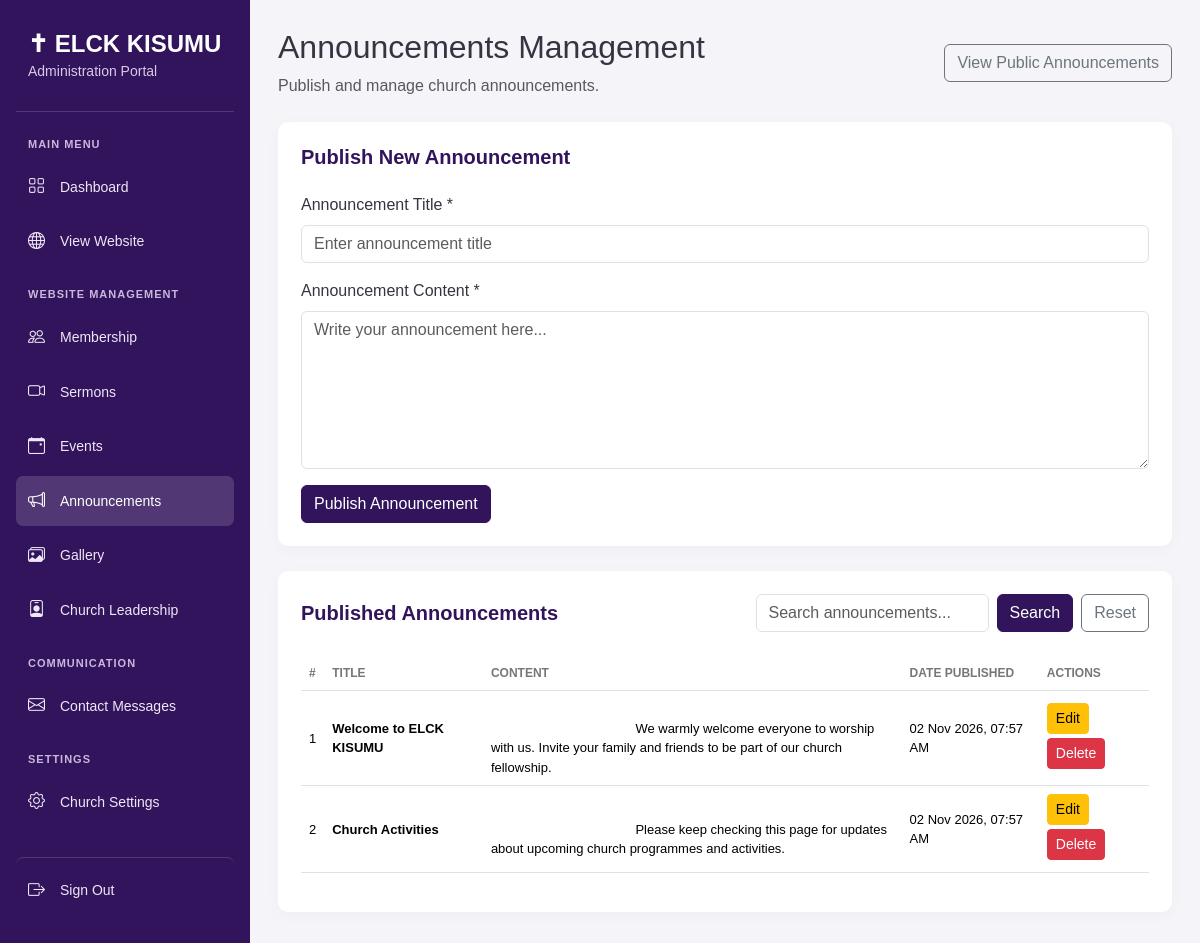
The page /admin/announcements.php (signed in) on the database its author committed.
### tables this page shows
CREATE TABLE `announcements` (
  `id` int(11) NOT NULL,
  `title` varchar(200) NOT NULL,
  `content` text NOT NULL,
  `created_at` timestamp NOT NULL DEFAULT current_timestamp()
);

### admin/announcements.php (the view, shortened to what this page needs)
<?php
require_once 'auth.php';
function e($value) {
    return htmlspecialchars((string)$value, ENT_QUOTES, 'UTF-8');
}
$editAnnouncement = null;
$search = trim($_GET['search'] ?? '');
if ($search !== '') {
    $stmt = $pdo->prepare("
        SELECT * FROM announcements
        WHERE title LIKE ? OR content LIKE ?
        ORDER BY created_at DESC
    ");
    $term = "%$search%";
    $stmt->execute([$term, $term]);
} else {
    $stmt = $pdo->query("
        SELECT * FROM announcements
        ORDER BY created_at DESC
    ");
}
$announcements = $stmt->fetchAll();
?>
<!DOCTYPE html>
<html lang="en">
<head>
    <link href="https://cdn.jsdelivr.net/npm/bootstrap@5.3.3/dist/css/bootstrap.min.css"
          rel="stylesheet">
    <link rel="stylesheet"
          href="https://cdn.jsdelivr.net/npm/bootstrap-icons@1.11.3/font/bootstrap-icons.min.css">
</head>
<body>
<aside class="sidebar">
    <div class="sidebar-brand">
        <h4>✝ ELCK KISUMU</h4>
        <small>Administration Portal</small>
    </div>
    <div class="sidebar-label">MAIN MENU</div>
    <a href="index.php">
        <i class="bi bi-grid"></i> Dashboard
    </a>
    <a href="../index.php" target="_blank">
        <i class="bi bi-globe"></i> View Website
    </a>
    <div class="sidebar-label">WEBSITE MANAGEMENT</div>
    <a href="members.php">
        <i class="bi bi-people"></i> Membership
    </a>
    <a href="sermons.php">
        <i class="bi bi-camera-video"></i> Sermons
    </a>
    <a href="events.php">
        <i class="bi bi-calendar-event"></i> Events
    </a>
    <a href="announcements.php" class="active">
        <i class="bi bi-megaphone"></i> Announcements
    </a>
    <a href="gallery.php">
        <i class="bi bi-images"></i> Gallery
    </a>
    <a href="leadership.php">
        <i class="bi bi-person-badge"></i> Church Leadership
    </a>
    <div class="sidebar-label">COMMUNICATION</div>
    <a href="messages.php">
        <i class="bi bi-envelope"></i> Contact Messages
    </a>
    <div class="sidebar-label">SETTINGS</div>
    <a href="settings.php">
        <i class="bi bi-gear"></i> Church Settings
    </a>
    <a href="logout.php" class="logout-link">
        <i class="bi bi-box-arrow-right"></i> Sign Out
    </a>
</aside>
<main class="main-content">
        <div class="d-flex flex-wrap justify-content-between
                    align-items-center mb-4 gap-3">
            <div>
                <h2>Announcements Management</h2>
                <p class="text-muted mb-0">
                    Publish and manage church announcements.
                </p>
            </div>
            <a href="../events.php" target="_blank"
               class="btn btn-outline-secondary">
                View Public Announcements
            </a>
        </div>
        <div class="panel">
            <h5 class="mb-4">
                <?= $editAnnouncement
                    ? 'Edit Announcement'
                    : 'Publish New Announcement' ?>
            </h5>
            <form method="POST">
                <div class="mb-3">
                    <label class="form-label">Announcement Title *</label>
                    <input type="text"
                           name="title"
                           class="form-control"
                           maxlength="200"
                           required
                           value="<?= e($editAnnouncement['title'] ?? '') ?>"
                           placeholder="Enter announcement title">
                </div>
                <div class="mb-3">
                    <label class="form-label">Announcement Content *</label>
                    <textarea name="content"
                              class="form-control"
                              rows="6"
                              required
                              placeholder="Write your announcement here..."><?= e($editAnnouncement['content'] ?? '') ?></textarea>
                </div>
                <button type="submit" class="btn btn-purple">
                    <?= $editAnnouncement
                        ? 'Update Announcement'
                        : 'Publish Announcement' ?>
                </button>
            </form>
        </div>
        <div class="panel">
            <div class="d-flex flex-wrap justify-content-between
                        align-items-center gap-3 mb-4">
                <h5 class="mb-0">Published Announcements</h5>
                <form method="GET" class="d-flex gap-2">
                    <input type="text"
                           name="search"
                           class="form-control"
                           placeholder="Search announcements..."
                           value="<?= e($search) ?>">
                    <button class="btn btn-purple">Search</button>
                    <a href="announcements.php"
                       class="btn btn-outline-secondary">
                        Reset
                    </a>
                </form>
            </div>
            <div class="table-responsive">
                <table class="table table-hover align-middle">
                    <thead>
                        <tr>
                            <th>#</th>
                            <th>Title</th>
                            <th>Content</th>
                            <th>Date Published</th>
                            <th>Actions</th>
                        </tr>
                    </thead>
                    <tbody>
                    <?php if ($announcements): ?>
                        <?php foreach ($announcements as $announcement): ?>
                            <tr>
                                <td><?= (int)$announcement['id'] ?></td>
                                <td>
                                    <strong>
                                        <?= e($announcement['title']) ?>
                                    </strong>
                                </td>
                                <td>
                                    <div class="announcement-preview">
                                        <?= e(substr($announcement['content'], 0, 140)) ?>
                                    </div>
                                </td>
                                <td>
                                    <?= e(date(
                                        'd M Y, h:i A',
                                        strtotime($announcement['created_at'])
                                    )) ?>
                                </td>
                                <td>
                                    <a href="announcements.php?edit=<?= (int)$announcement['id'] ?>"
                                       class="btn btn-sm btn-warning mb-1">
                                        Edit
                                    </a>
                                    <form method="POST"
                                          class="d-inline"
                                          onsubmit="return confirm('Delete this announcement?')">
                                        <button type="submit"
                                                class="btn btn-sm btn-danger mb-1">
                                            Delete
                                        </button>
                                    </form>
                                </td>
                            </tr>
                        <?php endforeach; ?>
                    <?php endif; ?>
                    </tbody>
                </table>
            </div>
        </div>
</main>
</body>
</html>

### admin/announcements.php (style rules this page uses)
:root { --purple: #32145c; --purple-light: #684594; --gold: #d6a448; --background: #f5f4f8; --text: #383341; }
* { box-sizing: border-box; }
body { margin: 0; background: var(--background); color: var(--text); font-family: Arial, sans-serif; }
.sidebar { position: fixed; top: 0; bottom: 0; left: 0; width: 250px; padding: 25px 16px; background: var(--purple); color: #fff; overflow-y: auto; z-index: 1000; }
.sidebar-brand { padding: 5px 12px 28px; border-bottom: 1px solid rgba(255,255,255,.15); margin-bottom: 24px; }
.sidebar-brand h4 { font-weight: 700; margin: 0; }
.sidebar-brand small { color: #d8c9e7; }
.sidebar-label { color: #c9b8dc; font-size: 11px; font-weight: 700; letter-spacing: 1px; padding: 0 12px; margin: 20px 0 10px; }
.sidebar a { display: flex; align-items: center; gap: 12px; color: #eee7f5; text-decoration: none; padding: 12px; border-radius: 7px; margin-bottom: 5px; font-size: 14px; }
.sidebar a:hover, .sidebar a.active { background: rgba(255,255,255,.15); color: #fff; }
.sidebar a i { font-size: 17px; width: 20px; }
.main-content { margin-left: 250px; padding: 28px; min-width: 0; }
.panel { background: #fff; border-radius: 10px; padding: 23px; box-shadow: 0 3px 15px rgba(0,0,0,.03); margin-bottom: 25px; }
.panel h5 { color: var(--purple); font-weight: 700; }
.btn-purple { background: var(--purple); color: #fff; border: 1px solid var(--purple); }
.announcement-preview { white-space: pre-wrap; max-width: 500px; overflow-wrap: anywhere; }
.table th { color: #777; font-size: 12px; text-transform: uppercase; }
.table td { font-size: 13px; vertical-align: middle; }
.logout-link { margin-top: 30px; border-top: 1px solid rgba(255,255,255,.15); padding-top: 20px !important; }

### rows shown on the page
announcements: id "1", title "Welcome to ELCK KISUMU", content "We warmly welcome everyone to worship with us. Invite your family and friends to be part of our church fellowship.", created_at "02 Nov 2026, 07:57 AM"
announcements: id "2", title "Church Activities", content "Please keep checking this page for updates about upcoming church programmes and activities.…", created_at "02 Nov 2026, 07:57 AM"
